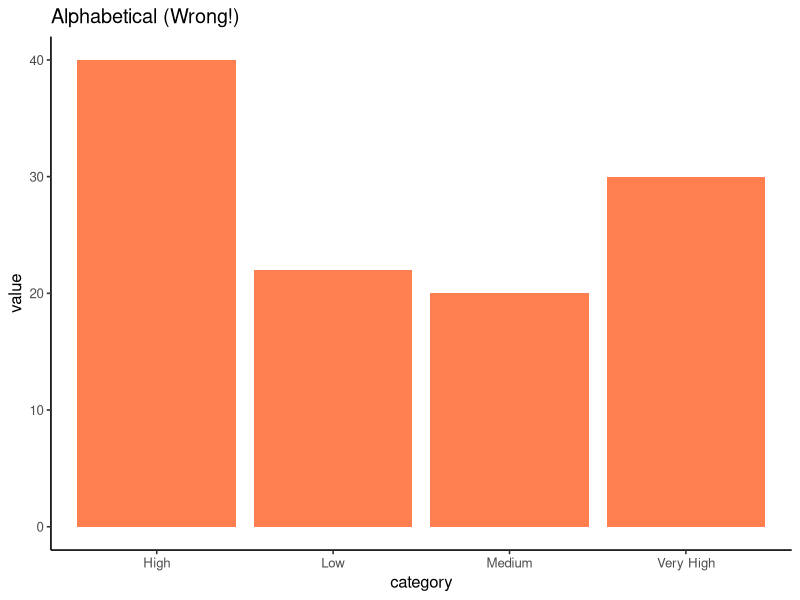
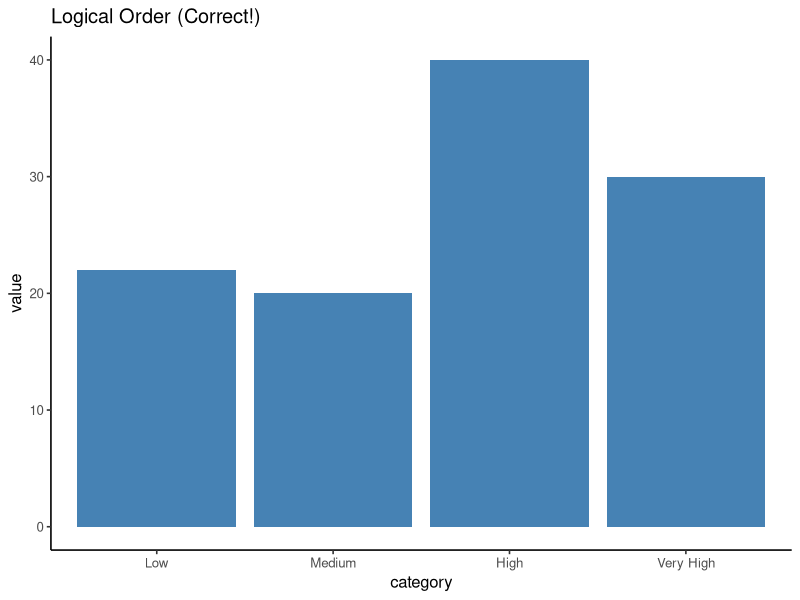
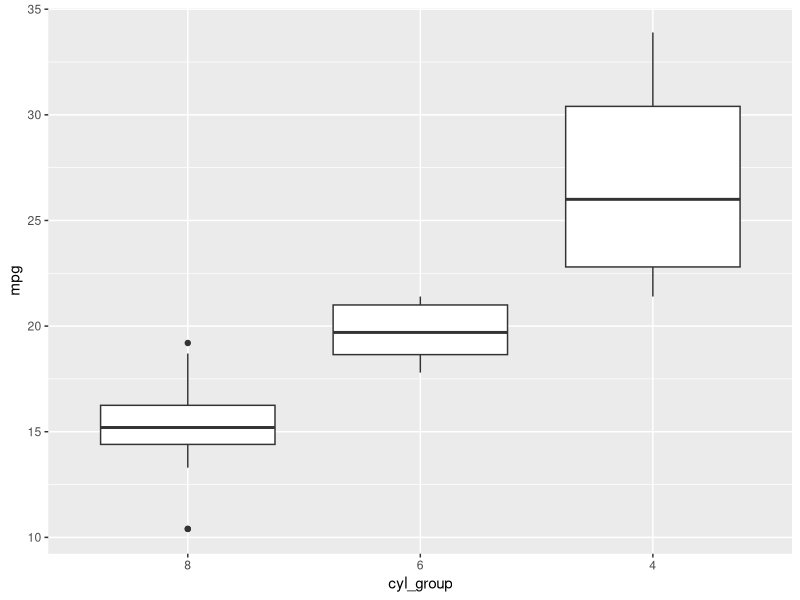
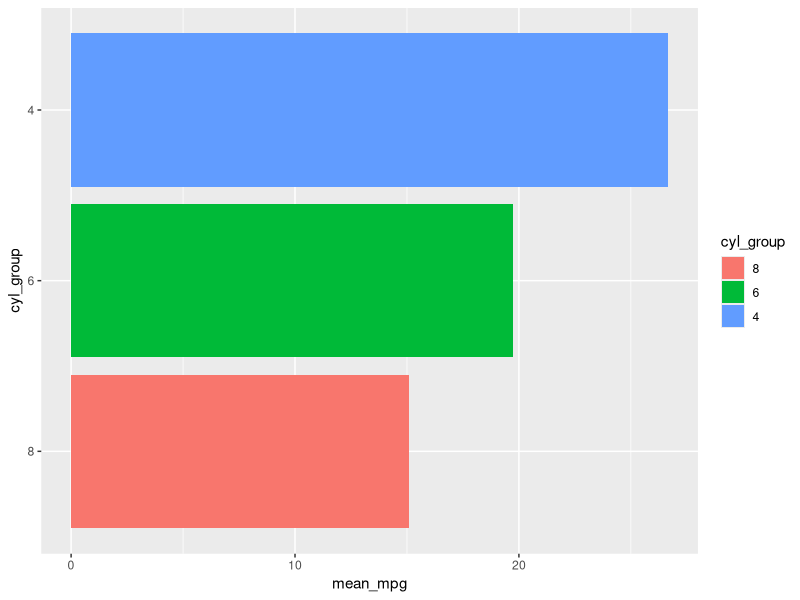
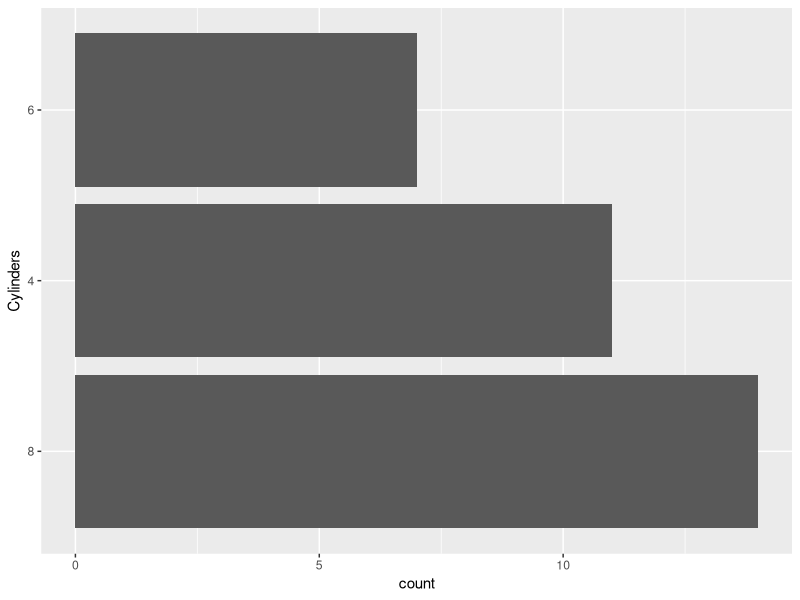
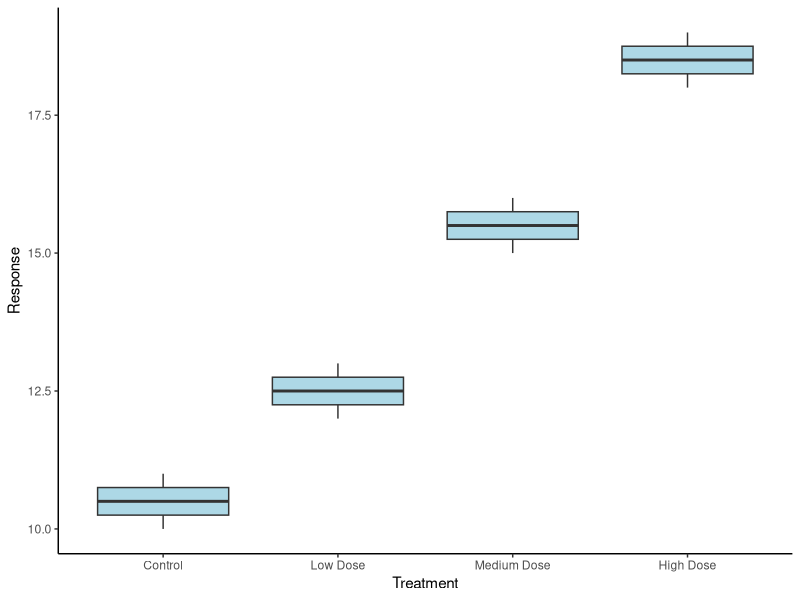
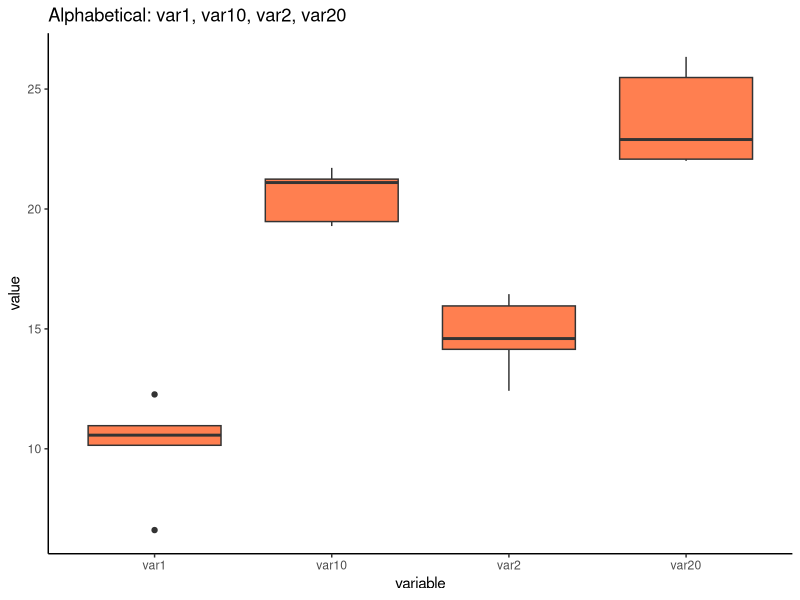
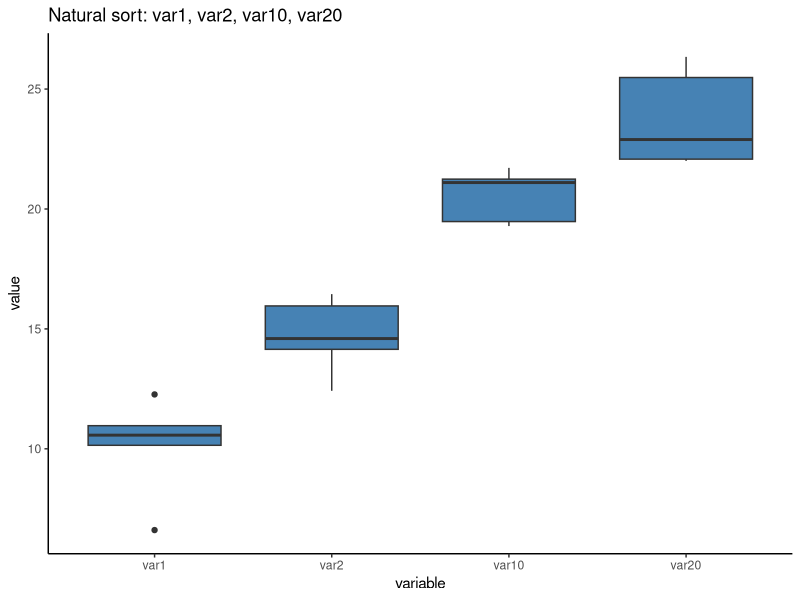

Write the R code that produced these figures, in order.
## ---- chunk 1
#| label: setup-factors
#| echo: false
#| eval: true
#| message: false

library(ggplot2)
library(dplyr)
library(forcats)
## ---- chunk 2
#| label: factors-problem-alphabetical
#| echo: true
#| eval: true
#| fig-width: 5
#| fig-height: 3.5

library(ggplot2)

# Create data with logical categories
category_df <- data.frame(
  category = c("Low", "Medium", "High", "Very High", "Low", "High"),
  value = c(10, 20, 15, 30, 12, 25)
)

# R defaults to alphabetical!
ggplot(category_df, aes(x = category, y = value)) +
  geom_col(fill = "coral") +
  theme_classic(base_size = 12) +
  labs(title = "Alphabetical (Wrong!)")
## ---- chunk 3
#| label: factors-solution-ordered
#| echo: true
#| eval: true
#| fig-width: 5
#| fig-height: 3.5

# Specify levels explicitly
category_df$category <- factor(category_df$category,
                       levels = c("Low", "Medium", "High", "Very High"))

# Now plots use logical order!
ggplot(category_df, aes(x = category, y = value)) +
  geom_col(fill = "steelblue") +
  theme_classic(base_size = 12) +
  labs(title = "Logical Order (Correct!)")
## ---- chunk 4
#| label: factors-forcats-intro
#| echo: true
#| eval: true

library(forcats)

# Reorder by another variable (e.g., median)
mtcars %>%
  mutate(cyl_group = fct_reorder(factor(cyl), mpg, .fun = median)) %>%
  ggplot(aes(cyl_group, mpg)) +
  geom_boxplot()

# Boxplots now ordered by median value!
## ---- chunk 5
#| label: factors-fct-reorder
#| echo: true
#| eval: true

# Order categories by mean of values
mtcars %>%
  mutate(cyl_group = factor(cyl)) %>%
  group_by(cyl_group) %>%
  summarise(mean_mpg = mean(mpg)) %>%
  ungroup() %>%
  mutate(cyl_group = fct_reorder(cyl_group, mean_mpg, mean)) %>%
  ggplot(aes(x = cyl_group, y = mean_mpg, fill = cyl_group)) +
  geom_col() +
  coord_flip()  # Horizontal bars easier to read
## ---- chunk 6
#| label: factors-fct-infreq
#| echo: true
#| eval: true

# Order by how common each level is
ggplot(mtcars, aes(x = fct_infreq(factor(cyl)))) +
  geom_bar() +
  labs(x = "Cylinders") +
  coord_flip()

# Most common category first!
## ---- chunk 7
#| label: factors-fct-inorder
#| echo: true
#| eval: true
#| fig-width: 8
#| fig-height: 5

# Create data with specific order
treatment_data <- data.frame(
  treatment = c("Control", "Low Dose", "Medium Dose", "High Dose",
                "Control", "Low Dose", "Medium Dose", "High Dose"),
  response = c(10, 12, 15, 18, 11, 13, 16, 19)
)

# Keep order as they appear in data (not alphabetical!)
ggplot(treatment_data,
       aes(x = fct_inorder(treatment), y = response)) +
  geom_boxplot(fill = "lightblue") +
  labs(x = "Treatment", y = "Response") +
  theme_classic()

# Order: Control, Low Dose, Medium Dose, High Dose
## ---- chunk 8
#| label: factors-natural-sort-problem
#| echo: true
#| eval: true
#| fig-width: 8
#| fig-height: 5

# Create data with numbered variables
var_data <- data.frame(
  variable = rep(c("var1", "var2", "var10", "var20"), each = 5),
  value = rnorm(20, mean = rep(c(10, 15, 20, 25), each = 5), sd = 2)
)

# Alphabetical order: var1, var10, var2, var20 (wrong!)
ggplot(var_data, aes(x = variable, y = value)) +
  geom_boxplot(fill = "coral") +
  theme_classic() +
  labs(title = "Alphabetical: var1, var10, var2, var20")
## ---- chunk 9
#| label: factors-natural-sort-solution
#| echo: true
#| eval: true
#| fig-width: 8
#| fig-height: 5

# Use gtools::mixedsort() for natural/alphanumeric sorting
library(gtools)

var_data$variable <- factor(var_data$variable,
                            levels = mixedsort(unique(var_data$variable)))

# Natural order: var1, var2, var10, var20 (correct!)
ggplot(var_data, aes(x = variable, y = value)) +
  geom_boxplot(fill = "steelblue") +
  theme_classic() +
  labs(title = "Natural sort: var1, var2, var10, var20")
## ---- chunk 10
#| label: factors-fct-rev
#| echo: true
#| eval: true

# Sometimes you want reverse order
mtcars %>%
  mutate(cyl_group = fct_reorder(factor(cyl), mpg) %>% fct_rev()) %>%
  ggplot(aes(x = cyl_group, y = mpg)) +
  geom_col()

# Now highest values first instead of last
## ---- chunk 11
#| label: factors-fct-relevel
#| echo: true
#| eval: true

# Move "4" to front for cylinders
mtcars %>%
  mutate(cyl_group = fct_relevel(factor(cyl), "4")) %>%
  ggplot(aes(cyl_group, mpg)) +
  geom_boxplot()

# 4-cylinder always shown first
## ---- chunk 12
#| label: factors-ordered-bar
#| echo: true
#| eval: true

# Calculate summary statistics
summary_data <- mtcars %>%
  mutate(cyl_group = factor(cyl)) %>%
  group_by(cyl_group) %>%
  summarise(mean_mpg = mean(mpg), .groups = "drop")

# Plot with bars ordered by height
ggplot(summary_data,
       aes(x = fct_reorder(cyl_group, mean_mpg), y = mean_mpg)) +
  geom_col(fill = "steelblue") +
  coord_flip() +  # Horizontal bars
  labs(x = "Cylinders", y = "Mean MPG") +
  theme_minimal()
## ---- chunk 13
#| label: factors-time-ordering
#| echo: true
#| eval: true

# Create data with months
month_data <- data.frame(
  month = c("Jan", "Feb", "Mar", "Apr", "May", "Jun"),
  value = c(10, 15, 12, 18, 20, 17)
)

# Months in calendar order (not alphabetical!)
months <- c("Jan", "Feb", "Mar", "Apr", "May", "Jun",
            "Jul", "Aug", "Sep", "Oct", "Nov", "Dec")

month_data$month <- factor(month_data$month, levels = months)

# Now plots show Jan, Feb, Mar... not alphabetical!
ggplot(month_data, aes(month, value)) +
  geom_line(group = 1)
## ---- chunk 14
#| label: factors-legend-ordering
#| echo: true
#| eval: true

# Order legend by maximum mpg of each cylinder group
mtcars$cyl_group <- factor(mtcars$cyl)
ggplot(mtcars, aes(x = wt,
                 y = mpg,
                 color = fct_reorder(cyl_group, mpg, max, .desc = TRUE))) +
  geom_point(size = 2) +
  labs(color = "Cylinders") +
  theme_minimal()

# Legend now shows groups in order of importance!
## ---- chunk 15
#| label: factors-facet-ordering
#| echo: true
#| eval: true

# Order facets by median mpg for each cylinder
mtcars %>%
  mutate(cyl_group = fct_reorder(factor(cyl), mpg, median)) %>%
  ggplot(aes(x = factor(cyl), y = mpg)) +
  geom_boxplot() +
  facet_wrap(~cyl_group) +
  theme_minimal()

# Facet panels in meaningful order!
## ---- chunk 16
#| label: factors-survey-example
#| echo: true
#| eval: true

# Likert scale survey responses
set.seed(42)
survey <- data.frame(
  response = sample(c("Strongly Disagree", "Disagree", "Neutral",
                     "Agree", "Strongly Agree"), 100, replace = TRUE)
)

# Set logical order
survey$response <- factor(survey$response,
  levels = c("Strongly Disagree", "Disagree", "Neutral",
             "Agree", "Strongly Agree"))

# Plot with correct order
ggplot(survey, aes(x = response)) +
  geom_bar(fill = "steelblue") +
  coord_flip() +
  theme_minimal()
## ---- chunk 17
#| label: factors-treatment-example
#| echo: true
#| eval: true

library(forcats)

# Clinical trial data simulation
set.seed(123)
clinical <- data.frame(
  treatment = rep(c("Placebo", "Low Dose", "Medium Dose", "High Dose"), each = 25),
  response = rnorm(100, mean = rep(c(10, 12, 15, 18), each = 25), sd = 3)
)

# Ensure logical ordering
clinical$treatment <- factor(clinical$treatment,
  levels = c("Placebo", "Low Dose", "Medium Dose", "High Dose"))

# Boxplots in dose order
ggplot(clinical, aes(treatment, response)) +
  geom_boxplot(fill = "lightblue") +
  theme_classic()
## ---- chunk 18
#| label: factors-combining
#| echo: true
#| eval: true

# Combine multiple forcats functions
mtcars %>%
  mutate(
    # 1. Convert to factor
    cyl_group = factor(cyl),
    # 2. Order by frequency
    cyl_group = fct_infreq(cyl_group),
    # 3. Reverse so most common at top
    cyl_group = fct_rev(cyl_group)
  ) %>%
  ggplot(aes(cyl_group)) +
  geom_bar()
## ---- chunk 19
#| label: factors-before
#| echo: true
#| eval: true
#| fig-width: 5
#| fig-height: 4

# Before: alphabetical order
ggplot(msleep %>% filter(!is.na(vore)),
  aes(x = vore,
      y = sleep_total)) +
  geom_boxplot(fill = "coral") +
  theme_classic(base_size = 10) +
  labs(title = "Before: Alphabetical",
       x = "Diet Type", y = "Sleep (hours)")

# Order: carni, herbi, insecti, omni
# Meaningless!
## ---- chunk 20
#| label: factors-after
#| echo: true
#| eval: true
#| fig-width: 5
#| fig-height: 4

library(forcats)
# After: ordered by median sleep
ggplot(msleep %>% filter(!is.na(vore)),
  aes(x = fct_reorder(vore,
           sleep_total,
           median,
           na.rm = TRUE),
      y = sleep_total)) +
  geom_boxplot(fill = "steelblue") +
  theme_classic(base_size = 10) +
  labs(title = "After: Ordered by Median",
       x = "Diet Type", y = "Sleep (hours)")

# Ordered by sleep time - logical!
## ---- chunk 21
#| label: factors-pattern-sorted-bar
#| echo: true
#| eval: true

mtcars %>%
  count(cyl) %>%
  ggplot(aes(x = fct_reorder(as.character(cyl), n), y = n)) +
  geom_col() +
  coord_flip()
## ---- chunk 22
#| label: factors-pattern-control
#| echo: true
#| eval: true

mtcars %>%
  mutate(group = fct_relevel(factor(cyl), "4")) %>%
  ggplot(aes(group, mpg)) +
  geom_boxplot()
## ---- chunk 23
#| label: factors-pattern-chrono
#| echo: true
#| eval: true

mtcars %>%
  mutate(cyl_group = fct_reorder(factor(cyl), cyl)) %>%
  ggplot(aes(wt, mpg)) +
  geom_point() +
  facet_wrap(~cyl_group)
## ---- chunk 24
#| label: factors-debugging
#| echo: true
#| eval: true

# Check current levels
levels(mtcars$cyl)

# Check level order
factor(mtcars$cyl) %>% levels()

# See factor structure
str(factor(mtcars$cyl))

# Convert to character if needed
mtcars$cyl_char <- as.character(mtcars$cyl)
## ---- chunk 25
#| label: factors-complete-example
#| echo: true
#| eval: true

library(ggplot2)
library(dplyr)
library(forcats)

# Create simulated gene expression data by tissue type
set.seed(123)
expr_data <- data.frame(
  tissue = rep(c("Brain", "Heart", "Liver", "Lung", "Kidney"), each = 50),
  expression = c(rnorm(50, 100, 15), rnorm(50, 50, 10),
                 rnorm(50, 200, 30), rnorm(50, 75, 12),
                 rnorm(50, 150, 20))
)

# Plot with tissues ordered by median expression
expr_data %>%
  mutate(tissue = fct_reorder(tissue, expression, median)) %>%
  ggplot(aes(x = tissue, y = expression, fill = tissue)) +
  geom_boxplot(show.legend = FALSE) +
  scale_fill_brewer(palette = "Set2") +
  theme_classic(base_size = 14) +
  labs(x = "Tissue Type",
       y = "Expression Level",
       title = "Gene Expression by Tissue")

# Tissues ordered by median expression level!
